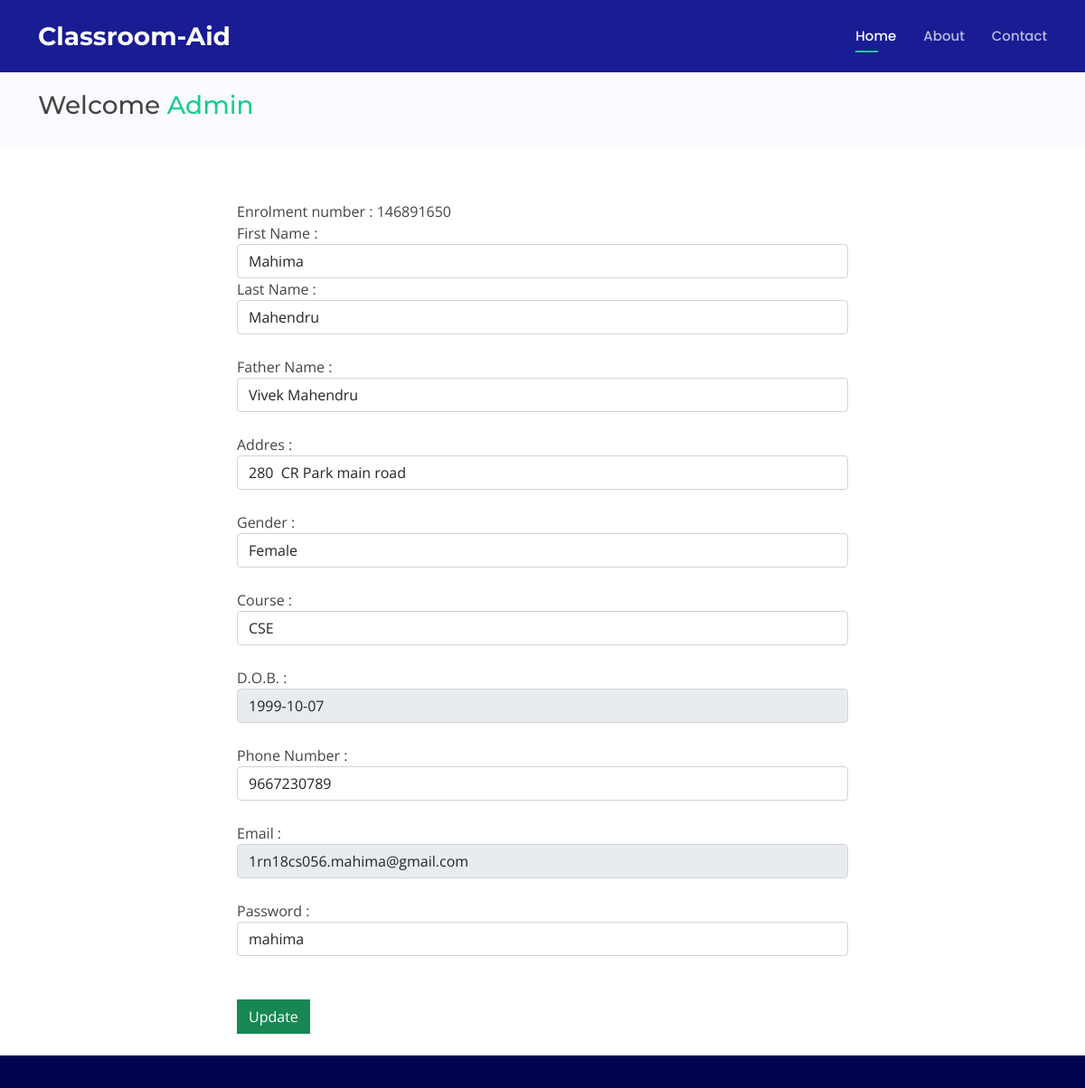
/updatestudent.php?eno=146891650 (signed in), run on an earlier commit of the app's database.
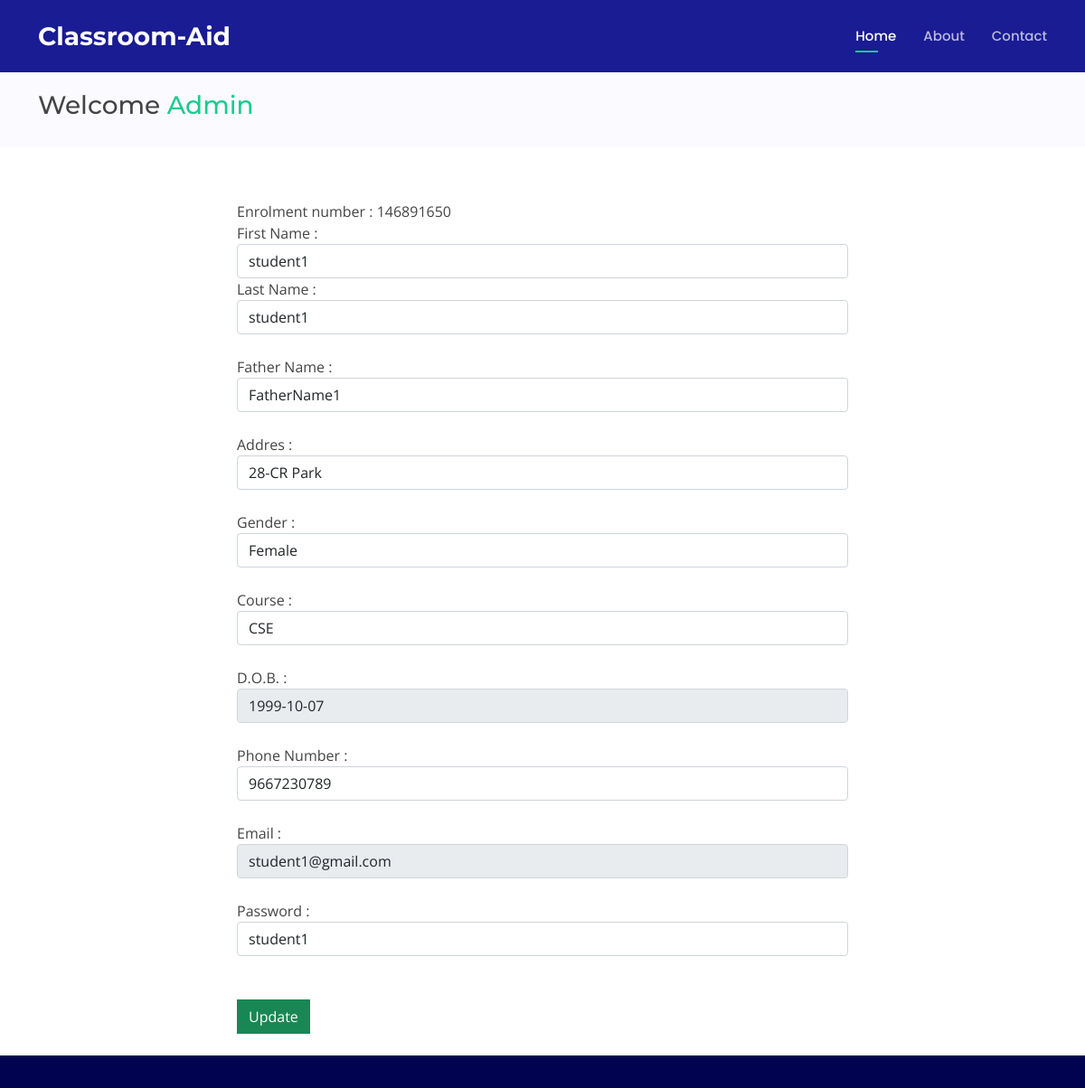
And on a later commit of the database.
### tables this page shows
CREATE TABLE `studenttable` (
  `Eno` bigint(20) NOT NULL,
  `FName` varchar(30) NOT NULL,
  `LName` varchar(30) NOT NULL,
  `FaName` varchar(30) NOT NULL,
  `Addrs` text NOT NULL,
  `Gender` varchar(6) NOT NULL,
  `Course` varchar(20) NOT NULL,
  `DOB` date NOT NULL,
  `PhNo` bigint(10) NOT NULL,
  `Pass` varchar(20) NOT NULL,
  `Eid` varchar(50) NOT NULL
);

### updatestudent.php (the view, shortened to what this page needs)
<?php include('after-login.php'); ?>
<!DOCTYPE html>
<html lang="en">
<body>
  <main id="main">
    <section class="breadcrumbs">
      <div class="container">
        <div class="d-flex justify-content-between align-items-center">
        <h3 class="page-header">Welcome <a href="welcomeadmin">Admin</a> </h3>
        </div>
      </div>
    </section>
    <section class="inner-page">
      <div class="container" style='width:700px'>
      <?php
			include( "database.php" );
			$new3 = $_GET[ 'eno' ];
			$sql = "SELECT * from  studenttable where Eno=$new3";
			$result = mysqli_query( $connect, $sql );
			while ( $row = mysqli_fetch_array( $result ) ) {
				?>
			<form action="" method="POST" name="update">
				<div class="form-group">
					Enrolment number : <?php echo $row['Eno']; ?>
				</div>
				<div class="form-group">
					First Name : <input type="text" name="fname" class="form-control" value="<?php echo $row['FName']; ?>">
				</div>
				<div class="form-group">
					Last Name : <input type="text" name="lname" class="form-control" value="<?php echo $row['LName']; ?>"><br>
				</div>
				<div class="form-group">
					Father Name : <input type="text" name="faname" class="form-control" value="<?PHP echo $row['FaName'];?>"><br>
				</div>
				<div class="form-group">
					Addres : <input type="text" name="addrs" class="form-control" value="<?PHP echo $row['Addrs'];?>"><br>
				</div>
				<div class="form-group">
					Gender : <input type="text" name="gender" class="form-control" value="<?PHP echo $row['Gender'];?>"><br>
				</div>
				<div class="form-group">
					Course : <input type="text" name="course" class="form-control" value="<?PHP echo $row['Course'];?>"><br>
				</div>
				<div class="form-group">
					D.O.B. : <input type="text" name="DOB" class="form-control" value="<?PHP echo $row['DOB'];?>" readonly><br>
				</div>
				<div class="form-group">
					Phone Number : <input type="text" name="phno" class="form-control" value="<?PHP echo $row['PhNo'];?>" maxlength="10"><br>
				</div>
				<div class="form-group">
					Email : <input type="text" name="email" class="form-control" value="<?PHP echo $row['Eid'];?>" readonly><br>
				</div>
				<div class="form-group">
					Password : <input type="text" name="pass" class="form-control" value="<?PHP echo $row['Pass'];?>"><br>
				</div><br>
				<div class="form-group">
					<input type="submit" value="Update" name="update" style="border-radius:0%" class="btn btn-success">
				</div>
			</form>
			<?php
			}
			?>
      </div>
    </section>
  </main>
 <footer id="footer">
</footer>
</body>
</html>

What changed in the data, as far as the page shows it:
changed studenttable "Female": fname "Mahima" → "student1"; lname "Mahendru" → "student1"; faname "Vivek Mahendru" → "FatherName1"; addrs "280 CR Park main road" → "28-CR Park"; email "1rn18cs056.mahima@gmail.com" → "student1@gmail.com"; pass "mahima" → "student1"
